Frame 1 (no input): blank canvas, image omitted
Frame 60 (the mouse pressed at the canvas centre just before this capture): blank canvas, image omitted
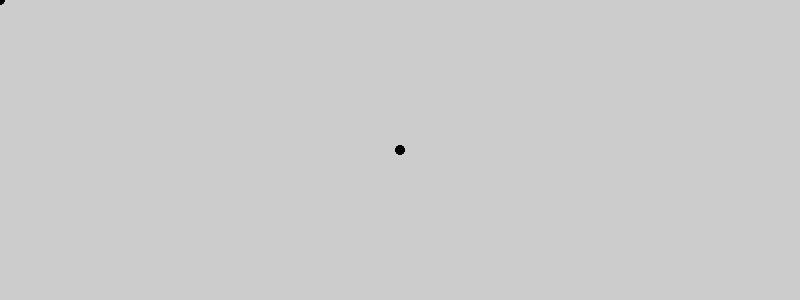
Frame 120 (the mouse held since frame 60 and released just before this capture)

The Processing sketch whose frames 1 and 60 were blank and that drew this single picture after the mouse press (run headless with seeded random() and noise(); from frame 60 on, the mouse is pressed at the canvas centre):

// Processing sketch: Programing1Lesson08Sample01
// ── Programing1Lesson08Sample01.pde
void setup() {
  size(800, 300);
  fill(0, 102);
  noStroke();
}

void draw() {
  ellipse(mouseX, mouseY, 9, 9);
  
}
 
